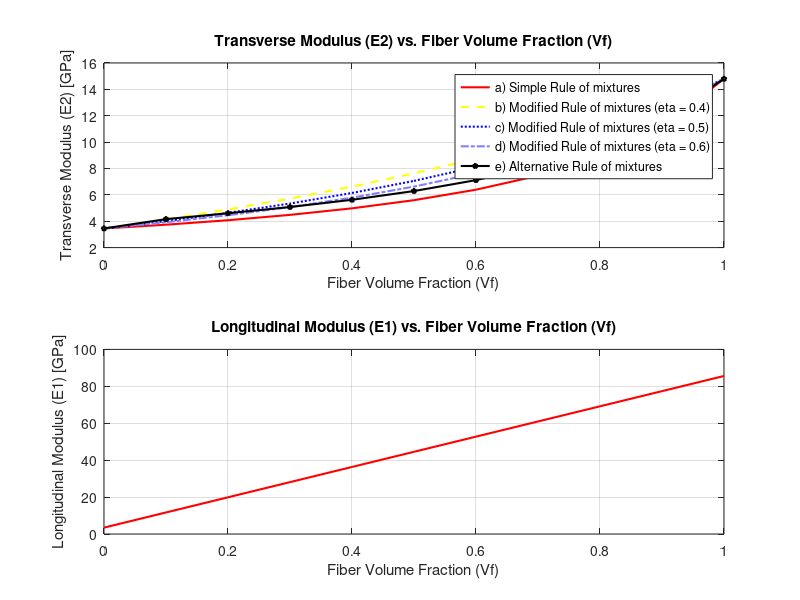
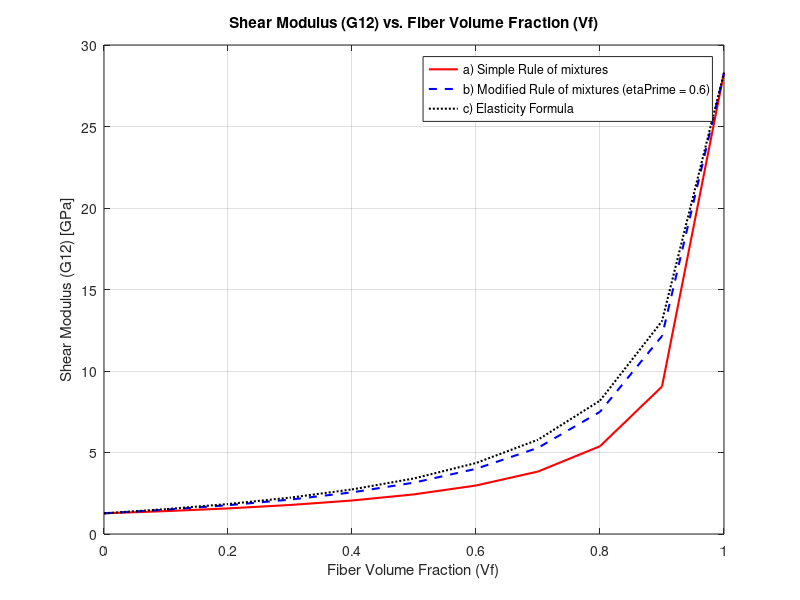

These charts were generated, in order, by the following MATLAB code:
%%                               AF 4                                    %%
clc

fprintf('\n');
disp('Materiales Compuestos 2')
disp('Actividad Fundamental 4 -  Calculo de propiedades mecanicas');
disp('Jesus Antonio Ramirez Alpizar - 2077851');
disp('Fecha: 17/ Agosto/2024');
fprintf('\n');

disp('Universidad Autonoma de Nuevo Leon');
disp('Facultad de Ingenieria Mecanica y Electrica');
disp('Instructor: Israel De Santiago Talavera')
disp('Ciclo: Ago-Dic 2024');
disp('Grupo: 001');
disp('Horario: Viernes V4 - V6');
fprintf('\n\n\n');
disp('---------------------------------------------------');
fprintf('\n\n\n');

close all

%% Problem 1 %%
% Consider a carbon/epoxy composite lamina with the following matrix and 
% fiber material properties
Ef2 = 14.8E09; % Young's modulus of the fiber material in Pascals (Pa)
Em = 3.45E09;  % Young's modulus of the matrix material in Pascals (Pa)
nu_m = 0.36;   % Poisson's ratio of the matrix material

% Use MATLAB to calculate the transverse modulus E2 using the following 
% three methods (use Vf = 0.65):
Vf = 0.65; % Volume fraction of the fiber material

%  (a) The simple rule-of-mixtures formula.
%  (b) The modified rule-of-mixtures formula with eta = 0.5.
%  (c) The alternative rule-of-mixtures formula. 
%      For this case, use Ef1 = 85.6GPa, νf12 = νf21 = 0.3.
 
Vm = 1 - Vf; % Volume fraction of the matrix material

% (a) Rules of mixtures formula: 
% inv(E2) = Vf / Ef2 + Vm / Em

disp('AF4 - Problem 1')
E2a = inv(Vf/Ef2 + Vm/Em); % Pa

% (b) Modified rule-of-mixtures formula with η = 0.5. 
% inv(E2) = (Vf/Ef2 + eta*Vm/Em) / (Vf + nVm)

eta = 0.5;
E2b = inv((Vf/Ef2 + eta*Vm/Em) / (Vf + eta*Vm)); % Pa

% (c) alternative rule-of-mixtures formula
% inv(E2) = (nf * Vf) / Ef2 + (nm * Vm) / Em

Ef1 = 85.6E09;  % Elastic modulus of the first material,
vf12 = 0.3;     % Poisson's ratio between the first and second materials,
vf21 = vf12;    % Poisson's ratio between the second and first materials,

nf = (Ef1*Vf + ((1- vf12*vf21)*Em + nu_m*vf21*Ef1)*Vm) / (Ef1*Vf + Em*Vm);
nu_f = (((1 - nu_m^2)*Ef1 - (1- nu_m*vf12)*Em)*Vf + Em*Vm) / (Ef1*Vf + Em*Vm);

E2c = inv((nf * Vf) / Ef2 + (nu_f * Vm) / Em); % Pa

E2 = [E2a; E2b; E2c] .* 1E-09; % GPa

disp('Results:');
disp(['(a) E2 using simple rule-of-mixtures formula: ', num2str(E2(1), '%.4f'), ' GPa']);
disp(['(b) E2 using modified rule-of-mixtures formula: ', num2str(E2(2), '%.4f'), ' GPa']);
disp(['(c) E2 using alternative rule-of-mixtures formula: ', num2str(E2(3), '%.4f'), ' GPa']);
fprintf('\n\n');

msg = sprintf('(a) E2 using simple rule-of-mixtures formula: %.4f GPa\n', E2(1));
msg = [msg, sprintf('(b) E2 using modified rule-of-mixtures formula: %.4f GPa\n', E2(2))];
msg = [msg, sprintf('(c) E2 using alternative rule-of-mixtures formula: %.4f GPa\n', E2(3))];
msgbox(msg, 'AF4 - Problem 1');


%% Problem 2 %%
% Consider the glass/epoxy composite lamina of Problem 1. Use MATLAB to 
% plot a graph of the transverse modulus E2 versus the fiber volume 
% fraction Vf for each one of the following cases. Use all values 
% of Vf ranging from 0 to 1 (in increments of 0.1).
Vf = 0:0.1:1;
Vm = 1 - Vf;

% (a) the simple rule-of-mixtures formula.
% (b) the modified rule-of-mixtures formula with eta = 0.4.
% (c) the modified rule-of-mixtures formula with eta = 0.5.
% (d) the modified rule-of-mixtures formula with eta = 0.6.
% (e) the alternative rule-of-mixtures formula with the values given in 
%     part (c) of Problem 1.
% Make sure that all five graphs appear on the same plot.

% (a) The simple rule-of-mixtures formula:
% inv(E2) = Vf / Ef2 + Vm / Em
E2a = (1 ./ (Vf ./ Ef2 + Vm ./ Em)) .* 1E-09; % GPa

% (b) the modified rule-of-mixtures formula with eta = 0.4.
eta = 0.4;
E2b = (1 ./ ((Vf ./ Ef2 + eta.*Vm./Em) ./ (Vf + eta.*Vm))) .* 1E-09; % GPa

% (c) the modified rule-of-mixtures formula with eta = 0.5.
eta = 0.5;
E2c = (1 ./ ((Vf ./ Ef2 + eta.*Vm./Em) ./ (Vf + eta.*Vm))) .* 1E-09; % GPa

% (d) the modified rule-of-mixtures formula with eta = 0.6.
eta = 0.6;
E2d = (1 ./ ((Vf ./ Ef2 + eta.*Vm./Em) ./ (Vf + eta.*Vm))) .* 1E-09; % GPa

% (e) the alternative rule-of-mixtures formula with the values given in 
%     part (c) of Problem 1.
% inv(E2) = (nf * Vf) / Ef2 + (nm * Vm) / Em
nf = (Ef1*Vf + ((1- vf12*vf21)*Em + nu_m*vf21*Ef1).*Vm) ./ (Ef1*Vf + Em.*Vm);
nu_f = (((1 - nu_m^2)*Ef1 - (1- nu_m*vf12)*Em).*Vf + Em.*Vm) ./ (Ef1*Vf + Em.*Vm);
E2e = (1 ./ ((nf .* Vf) ./ Ef2 + (nu_f .* Vm) ./ Em)) .* 1E-09; % GPa

% E1 = Ef1*Vf + Em*Vm;
E1 = (Ef1*Vf + Em*Vm) .* 1E-09; % GPa


disp('AF4 - Problem 2');
disp('Results plotted on ''Figure 1: Problem 2''');
fprintf('\n\n');
figure('Name', 'Problem 2');
subplot(2, 1, 1);
plot(Vf, E2a, 'r-', 'LineWidth', 1.5);
hold on
plot(Vf, E2b, 'y--', 'LineWidth', 1.5);
plot(Vf, E2c, 'b:', 'LineWidth', 1.5);
plot(Vf, E2d, '-.', 'LineWidth', 1.5, 'Color', [0.5 0.5 1]);
plot(Vf, E2e, 'k-', 'LineWidth', 1.5, 'Marker', 'pentagram', 'MarkerSize', 4);


grid on
xlabel('Fiber Volume Fraction (Vf)');
ylabel('Transverse Modulus (E2) [GPa]');
title('Transverse Modulus (E2) vs. Fiber Volume Fraction (Vf)');
legend('a) Simple Rule of mixtures', 'b) Modified Rule of mixtures (eta = 0.4)', ...
    'c) Modified Rule of mixtures (eta = 0.5)', 'd) Modified Rule of mixtures (eta = 0.6)', ...
    'e) Alternative Rule of mixtures');

% Plot E1 vs. Vf
subplot(2, 1, 2);
plot(Vf, E1, 'r-', 'LineWidth', 1.5);
grid on
xlabel('Fiber Volume Fraction (Vf)');
ylabel('Longitudinal Modulus (E1) [GPa]');
title('Longitudinal Modulus (E1) vs. Fiber Volume Fraction (Vf)');


%% Problem 3 %%
% Consider a carbon/epoxy composite lamina with the following matrix and 
% fiber material properties
Gf12 = 28.3E09; % Shear modulus of the fiber material in Pascals (Pa)
Gm = 1.27E09;   % Shear modulus of the matrix material in Pascals (Pa)

% Use MATLAB to calculate the shear modulus G12 using the following 
% three methods (use Vf = 0.55):
Vf = 0.55;   % Volume fraction of the fiber material
Vm = 1 - Vf; % Volume fraction of the matrix material
% (a) the simple rule-of-mixtures formula.
% (b) the modified rule-of-mixtures formula with etaPrime = 0.6.
% (c) the elasticity formula.

% (a) The simple rule-of-mixtures formula:
% inv(G12) = Vf / Gf12 + Vm / Gm
G12a = 1 / (Vf/Gf12 + Vm/Gm)*1E-09; % GPa

% (b) The modified rule-of-mixtures formula with etaPrime = 0.6.
% inv(G12) = (Vf / Gf12 + etaPrime*Vm / Gm) / (Vf + etaPrime*Vm)
etaPrime = 0.6;
G12b = (inv((Vf/Gf12 + etaPrime*Vm/Gm) / (Vf + etaPrime*Vm)))*1E-09; % GPa

% (c) The elasticity formula.
G12c = Gm * ((Gm + Gf12) - Vf*(Gm - Gf12)) / ((Gm + Gf12) + Vf * (Gm - Gf12)) * 1E-09; % GPa

G12 = [G12a; G12b; G12c];

disp('AF4 - Problem 3');
disp('Results:');
disp(['(a) G12 using simple rule-of-mixtures formula: ', num2str(G12(1), '%.4f'), ' GPa']);
disp(['(b) G12 using modified rule-of-mixtures formula: ', num2str(G12(2), '%.4f'), ' GPa']);
disp(['(c) G12 using elasticity formula: ', num2str(G12(3), '%.4f'), ' GPa']);
fprintf('\n\n');

msg = sprintf('(a) G12 using simple rule-of-mixtures formula: %.4f GPa\n', G12(1));
msg = [msg, sprintf('(b) G12 using modified rule-of-mixtures formula: %.4f GPa\n', G12(2))];
msg = [msg, sprintf('(c) G12 using elasticity formula: %.4f GPa\n', G12(3))];
msgbox(msg, 'AF4 - Problem 3');

%% Problem 4 %%
% Consider the glass/epoxy composite lamina of Problem 3. 
% Use MATLAB to plot a graph of the shear modulus G12 versus the fiber 
% volume fraction Vf for each one of the following cases. 
% Use all values of Vf ranging from 0 to 1 (in increments of 0.1).
Vf = 0:0.1:1; % Volume fraction of the fiber material
Vm = 1 - Vf;  % Volume fraction of the matrix material

% (a) the simple rule-of-mixtures formula.
% (b) the modified rule-of-mixtures formula with etaPrime = 0.6.
% (c) the elasticity formula.
% Make sure that all three graphs appear on the same plot

% (a) The simple rule-of-mixtures formula:
% inv(G12) = Vf / Gf12 + Vm / Gm
G12a = (1 ./ (Vf ./ Gf12 + Vm ./ Gm)) .* 1E-09; % GPa

% (b) The modified rule-of-mixtures formula with etaPrime = 0.6.
% inv(G12) = (Vf / Gf12 + etaPrime*Vm / Gm) / (Vf + etaPrime*Vm)
etaPrime = 0.6;
G12b = (1 ./ ((Vf ./ Gf12 + etaPrime.*Vm ./ Gm) ./ (Vf + etaPrime.*Vm))) .* 1E-09; % GPa

% (c) The elasticity formula.
G12c = (Gm .* ((Gm + Gf12) - Vf.*(Gm - Gf12)) ./ ((Gm + Gf12) + Vf.*(Gm - Gf12))) .* 1E-09; % GPa

disp('AF4 - Problem 4');
disp('Results plotted on ''Figure 2: Problem 4''');
fprintf('\n\n');
figure('Name', 'Problem 4');

plot(Vf, G12a, 'r-', 'LineWidth', 1.5);
hold on
plot(Vf, G12b, 'b--', 'LineWidth', 1.5);
plot(Vf, G12c, 'k:', 'LineWidth', 1.5);

grid on
xlabel('Fiber Volume Fraction (Vf)');
ylabel('Shear Modulus (G12) [GPa]');
title('Shear Modulus (G12) vs. Fiber Volume Fraction (Vf)');
legend('a) Simple Rule of mixtures', 'b) Modified Rule of mixtures (etaPrime = 0.6)', ...
    'c) Elasticity Formula');

%% Problem 5 %%
% Consider the graphite-reinforced polymer composite lamina of Example 2.
Em = 4.62E09;   % Young's modulus of the matrix material in Pascals (Pa)
Ef1 = 233E09;   % Young's modulus of the first material in Pascals (Pa)
Ef2 = 23.1E09;  % Young's modulus of the second material in Pascals (Pa)
Gf12 = 8.96E09; % Shear modulus of the fiber material in Pascals (Pa)
eta_m = 0.36;   % Poisson's ratio of the matrix material
eta_f12 = 0.2;  % Poisson's ratio between the first and second materials
eta_f23 = 0.4;  % Poisson's ratio between the second and third materials
Gf23 = 8.27E09; % Shear modulus of the third material in Pascals (Pa)

Vf = 0.6; % Volume fraction of the fiber material
Vm = 1 - Vf; % Volume fraction of the matrix material

% Let the coefficients of thermal expansion for the matrix and fibers 
% be given as follows:
alpha_m = 41.4E-06; % Coefficient of thermal expansion of the matrix material (1/K)
alpha_f1 = -0.54E-06; % Coefficient of thermal expansion of the first material (1/K)
alpha_f2 = 10.10E-06; % Coefficient of thermal expansion of the second material (1/K)

% Use MATLAB to calculate alpha1 and alpha2 for the lamina. When calculating α2, 
% use the two formulas.

% Thermal expansion coefficient alpha1:
alpha1 = ((alpha_f1*Ef1*Vf) + (alpha_m*Em*Vm)) / (Ef1*Vf + Em*Vm); % 1/K

% Longitudinal modulus E1:
E1 = (Ef1*Vf) + (Em*Vm); % Pa

% Thermal expansion coefficient alpha2 using simple rule-of-mixtures relation:
alpha2a = alpha_f2 * Vf + alpha_m * Vm; % 1/K

% Thermal expansion coefficient alpha2:
alpha2b = Vf * (alpha_f2 - (Em / E1) * eta_f12 * (alpha_m - alpha_f1) * Vm) + ...
          Vm * (alpha_m + (Ef1 / E1) * eta_m * (alpha_m - alpha_f1) * Vf); % 1/K

disp('AF4 - Problem 5');
disp('Results:');
disp(['Alpha1: ', num2str(alpha1, '%.4e'), ' 1/K']);
disp(['Alpha2: ', num2str(alpha2a, '%.4e'), ' 1/K (Simple Rule of Mixtures)']);
disp(['Alpha2: ', num2str(alpha2b, '%.4e'), ' 1/K']);
fprintf('\n\n');

msg = sprintf('Alpha1: %.4e 1/K\n', alpha1);
msg = [msg, sprintf('Alpha2: %.4e 1/K  (Simple Rule of Mixtures)\n', alpha2a)];
msg = [msg, sprintf('Alpha2: %.4e 1/K\n', alpha2b)];
msgbox(msg, 'AF4 - Problem 5');

clear

function y = E2Calculate(Vf,Vm,Ef1,Ef2,Em,eta,NUf12,NUf21,NUm,method)
% E2Calculate calculates the transverse modulus E2 using the selected
    % method.
    % Inputs:
    % Vf: Volume fraction of the fiber material
    % Vm: Volume fraction of the matrix material
    % Ef1: Young's modulus of the first material in Pascals (Pa)
    % Ef2: Young's modulus of the fiber material in Pascals (Pa)
    % Em: Young's modulus of the matrix material in Pascals (Pa)
    % Eta: Poisson's ratio of the matrix material
    % NUf12: Poisson's ratio between the first and second materials
    % NUf21: Poisson's ratio between the second and first materials
    % method: Method to calculate the transverse modulus E2
        % 'simple': Simple rule-of-mixtures formula
        % 'modified': Modified rule-of-mixtures formula with eta = 0.5
        % 'alternative': Alternative rule-of-mixtures formula
    % Outputs:
    % y: Transverse modulus E2 in Pa

    % Volume fraction of the matrix material
    if Vm == 0
        Vm = 1 - Vf;
    elseif Vf == 0
        Vf = 1 - Vm;
    end

    % Calculate the transverse modulus E2 using the selected method
    switch method
        case 'simple'
            y = 1 ./ (Vf./Ef2 + Vm./Em); % Pa
        case 'modified'
            y = 1 ./ ((Vf./Ef2 + eta.*Vm./Em) ./ (Vf + eta.*Vm)); % Pa
        case 'alternative'
            nf = (Ef1.*Vf + ((1 - NUf12.*NUf21)*Em + NUm.*NUf21.*Ef1).*Vm) / (Ef1.*Vf + Em.*Vm);
            nu_f = (((1 - NUm.*NUm).*Ef1 - (1 - NUm.*NUf12).*Em).*Vf + Em.*Vm) / (Ef1.*Vf + Em.*Vm);

            y = 1 ./ ((nf .* Vf) ./ Ef2 + (nu_f .* Vm) ./ Em); % Pa
    end
end